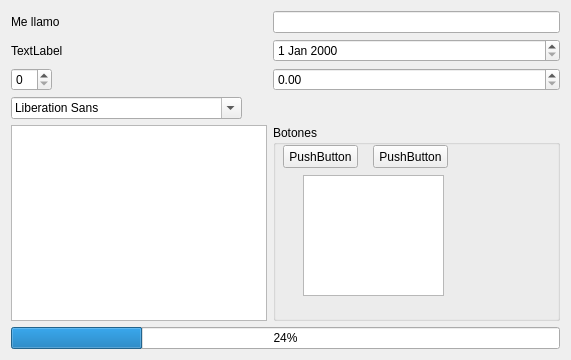
<?xml version="1.0" encoding="UTF-8"?>
<ui version="4.0">
 <class>Widget</class>
 <widget class="QWidget" name="Widget">
  <property name="geometry">
   <rect>
    <x>0</x>
    <y>0</y>
    <width>571</width>
    <height>360</height>
   </rect>
  </property>
  <property name="windowTitle">
   <string>Widget</string>
  </property>
  <layout class="QFormLayout" name="formLayout">
   <item row="0" column="0">
    <widget class="QLabel" name="label">
     <property name="text">
      <string>Me llamo</string>
     </property>
    </widget>
   </item>
   <item row="0" column="1">
    <widget class="QLineEdit" name="lineEdit"/>
   </item>
   <item row="1" column="0">
    <widget class="QLabel" name="label_2">
     <property name="text">
      <string>TextLabel</string>
     </property>
    </widget>
   </item>
   <item row="1" column="1">
    <widget class="QDateEdit" name="dateEdit"/>
   </item>
   <item row="2" column="0">
    <widget class="QSpinBox" name="spinBox"/>
   </item>
   <item row="2" column="1">
    <widget class="QDoubleSpinBox" name="doubleSpinBox"/>
   </item>
   <item row="4" column="0">
    <widget class="QFontComboBox" name="fontComboBox"/>
   </item>
   <item row="5" column="0">
    <widget class="QGraphicsView" name="graphicsView"/>
   </item>
   <item row="5" column="1">
    <widget class="QGroupBox" name="groupBox">
     <property name="title">
      <string>Botones</string>
     </property>
     <widget class="QPushButton" name="pushButton">
      <property name="geometry">
       <rect>
        <x>10</x>
        <y>20</y>
        <width>75</width>
        <height>23</height>
       </rect>
      </property>
      <property name="text">
       <string>PushButton</string>
      </property>
     </widget>
     <widget class="QPushButton" name="pushButton_2">
      <property name="geometry">
       <rect>
        <x>100</x>
        <y>20</y>
        <width>75</width>
        <height>23</height>
       </rect>
      </property>
      <property name="text">
       <string>PushButton</string>
      </property>
     </widget>
     <widget class="QListWidget" name="listWidget">
      <property name="geometry">
       <rect>
        <x>30</x>
        <y>50</y>
        <width>141</width>
        <height>121</height>
       </rect>
      </property>
     </widget>
    </widget>
   </item>
   <item row="6" column="0" colspan="2">
    <widget class="QProgressBar" name="progressBar">
     <property name="value">
      <number>24</number>
     </property>
    </widget>
   </item>
  </layout>
 </widget>
 <layoutdefault spacing="6" margin="11"/>
 <resources/>
 <connections/>
</ui>
